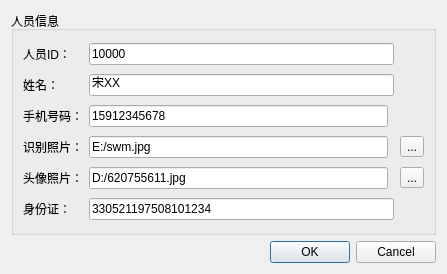
<?xml version="1.0" encoding="UTF-8"?>
<ui version="4.0">
 <class>Dialog</class>
 <widget class="QDialog" name="Dialog">
  <property name="geometry">
   <rect>
    <x>0</x>
    <y>0</y>
    <width>447</width>
    <height>274</height>
   </rect>
  </property>
  <property name="windowTitle">
   <string>Dialog</string>
  </property>
  <layout class="QGridLayout" name="gridLayout_2">
   <item row="0" column="0">
    <widget class="QGroupBox" name="groupBox">
     <property name="title">
      <string>人员信息</string>
     </property>
     <layout class="QGridLayout" name="gridLayout">
      <item row="0" column="0">
       <widget class="QLabel" name="label">
        <property name="text">
         <string>人员ID：</string>
        </property>
       </widget>
      </item>
      <item row="0" column="1" colspan="2">
       <widget class="QLineEdit" name="edt1">
        <property name="text">
         <string>10000</string>
        </property>
       </widget>
      </item>
      <item row="1" column="0">
       <widget class="QLabel" name="label_2">
        <property name="text">
         <string>姓名：</string>
        </property>
       </widget>
      </item>
      <item row="1" column="1" colspan="2">
       <widget class="QLineEdit" name="edt2">
        <property name="text">
         <string>宋XX</string>
        </property>
       </widget>
      </item>
      <item row="2" column="0">
       <widget class="QLabel" name="label_3">
        <property name="text">
         <string>手机号码：</string>
        </property>
       </widget>
      </item>
      <item row="3" column="0">
       <widget class="QLabel" name="label_4">
        <property name="text">
         <string>识别照片：</string>
        </property>
       </widget>
      </item>
      <item row="3" column="1">
       <widget class="QLineEdit" name="edt4">
        <property name="text">
         <string>E:/swm.jpg</string>
        </property>
       </widget>
      </item>
      <item row="3" column="3">
       <widget class="QToolButton" name="toolButton">
        <property name="text">
         <string>...</string>
        </property>
       </widget>
      </item>
      <item row="4" column="0">
       <widget class="QLabel" name="label_5">
        <property name="text">
         <string>头像照片：</string>
        </property>
       </widget>
      </item>
      <item row="4" column="1">
       <widget class="QLineEdit" name="edtAvata">
        <property name="text">
         <string>D:/620755611.jpg</string>
        </property>
       </widget>
      </item>
      <item row="4" column="3">
       <widget class="QToolButton" name="toolButton_2">
        <property name="text">
         <string>...</string>
        </property>
       </widget>
      </item>
      <item row="5" column="0">
       <widget class="QLabel" name="label_6">
        <property name="text">
         <string>身份证：</string>
        </property>
       </widget>
      </item>
      <item row="5" column="1" colspan="2">
       <widget class="QLineEdit" name="edtIdCard">
        <property name="text">
         <string>330521197508101234</string>
        </property>
       </widget>
      </item>
      <item row="2" column="1">
       <widget class="QLineEdit" name="edt3">
        <property name="text">
         <string>15912345678</string>
        </property>
       </widget>
      </item>
     </layout>
    </widget>
   </item>
   <item row="1" column="0">
    <widget class="QDialogButtonBox" name="buttonBox">
     <property name="standardButtons">
      <set>QDialogButtonBox::Cancel|QDialogButtonBox::Ok</set>
     </property>
    </widget>
   </item>
  </layout>
 </widget>
 <resources/>
 <connections/>
</ui>
